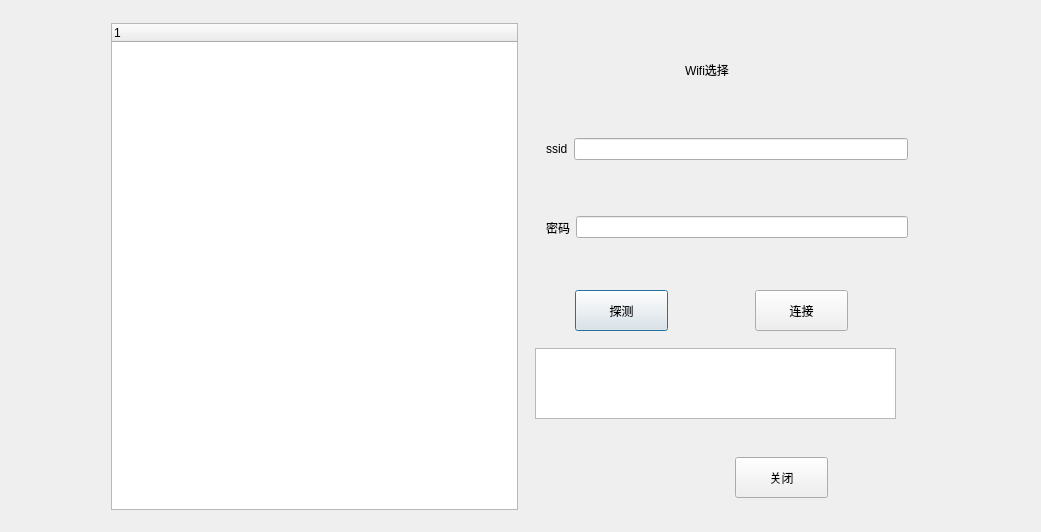
<?xml version="1.0" encoding="UTF-8"?>
<ui version="4.0">
 <class>CDlgWifiConfigClass</class>
 <widget class="QDialog" name="CDlgWifiConfigClass">
  <property name="geometry">
   <rect>
    <x>0</x>
    <y>0</y>
    <width>1041</width>
    <height>532</height>
   </rect>
  </property>
  <property name="windowTitle">
   <string>CDlgWifiConfig</string>
  </property>
  <layout class="QVBoxLayout" name="verticalLayout">
   <property name="spacing">
    <number>0</number>
   </property>
   <property name="leftMargin">
    <number>0</number>
   </property>
   <property name="topMargin">
    <number>0</number>
   </property>
   <property name="rightMargin">
    <number>0</number>
   </property>
   <property name="bottomMargin">
    <number>0</number>
   </property>
   <item>
    <widget class="QWidget" name="widget" native="true">
     <property name="styleSheet">
      <string notr="true"/>
     </property>
     <layout class="QVBoxLayout" name="verticalLayout_2">
      <property name="spacing">
       <number>1</number>
      </property>
      <property name="leftMargin">
       <number>100</number>
      </property>
      <property name="rightMargin">
       <number>100</number>
      </property>
      <item>
       <widget class="QWidget" name="widget_21" native="true">
        <property name="styleSheet">
         <string notr="true">background:none;</string>
        </property>
        <layout class="QHBoxLayout" name="horizontalLayout_3">
         <property name="spacing">
          <number>0</number>
         </property>
         <property name="leftMargin">
          <number>0</number>
         </property>
         <property name="topMargin">
          <number>0</number>
         </property>
         <property name="rightMargin">
          <number>0</number>
         </property>
         <property name="bottomMargin">
          <number>0</number>
         </property>
        </layout>
       </widget>
      </item>
      <item>
       <widget class="QWidget" name="widget_3" native="true">
        <layout class="QHBoxLayout" name="horizontalLayout">
         <item>
          <widget class="QTreeWidget" name="treeWidget_wifi">
           <column>
            <property name="text">
             <string notr="true">1</string>
            </property>
           </column>
          </widget>
         </item>
         <item>
          <widget class="QWidget" name="widget_2" native="true">
           <layout class="QVBoxLayout" name="verticalLayout_3">
            <item>
             <widget class="QWidget" name="widget_8" native="true">
              <widget class="QLabel" name="label_title">
               <property name="geometry">
                <rect>
                 <x>150</x>
                 <y>20</y>
                 <width>141</width>
                 <height>31</height>
                </rect>
               </property>
               <property name="text">
                <string>Wifi选择</string>
               </property>
              </widget>
             </widget>
            </item>
            <item>
             <widget class="QWidget" name="widget_4" native="true">
              <layout class="QHBoxLayout" name="horizontalLayout_4">
               <item>
                <widget class="QLabel" name="label_ssid">
                 <property name="text">
                  <string>ssid</string>
                 </property>
                </widget>
               </item>
               <item>
                <widget class="QLineEdit" name="lineEdit_ssid"/>
               </item>
              </layout>
             </widget>
            </item>
            <item>
             <widget class="QWidget" name="widget_9" native="true">
              <layout class="QHBoxLayout" name="horizontalLayout_5">
               <item>
                <widget class="QLabel" name="label_pw">
                 <property name="text">
                  <string>密码</string>
                 </property>
                </widget>
               </item>
               <item>
                <widget class="QLineEdit" name="lineEdit_pw"/>
               </item>
              </layout>
             </widget>
            </item>
            <item>
             <widget class="QWidget" name="widget_6" native="true">
              <widget class="QPushButton" name="pushButton_detect">
               <property name="geometry">
                <rect>
                 <x>40</x>
                 <y>20</y>
                 <width>93</width>
                 <height>41</height>
                </rect>
               </property>
               <property name="text">
                <string>探测</string>
               </property>
              </widget>
              <widget class="QPushButton" name="pushButton_conn">
               <property name="geometry">
                <rect>
                 <x>220</x>
                 <y>20</y>
                 <width>93</width>
                 <height>41</height>
                </rect>
               </property>
               <property name="text">
                <string>连接</string>
               </property>
              </widget>
             </widget>
            </item>
            <item>
             <widget class="QWidget" name="widget_5" native="true">
              <widget class="QTextEdit" name="textEdit_msg">
               <property name="geometry">
                <rect>
                 <x>0</x>
                 <y>0</y>
                 <width>361</width>
                 <height>71</height>
                </rect>
               </property>
              </widget>
             </widget>
            </item>
            <item>
             <widget class="QWidget" name="widget_7" native="true">
              <widget class="QPushButton" name="btnOk">
               <property name="geometry">
                <rect>
                 <x>200</x>
                 <y>30</y>
                 <width>93</width>
                 <height>41</height>
                </rect>
               </property>
               <property name="text">
                <string>关闭</string>
               </property>
              </widget>
             </widget>
            </item>
           </layout>
          </widget>
         </item>
        </layout>
       </widget>
      </item>
     </layout>
    </widget>
   </item>
  </layout>
 </widget>
 <layoutdefault spacing="6" margin="11"/>
 <resources/>
 <connections/>
</ui>
